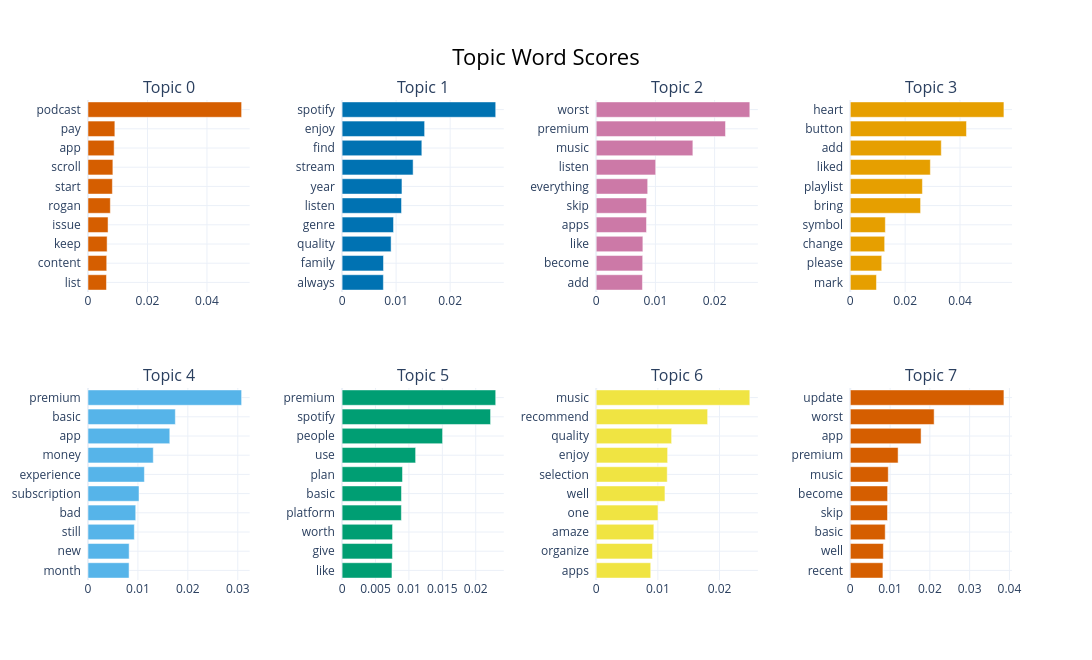

Here is the notebook cell this chart was saved with:
### Code cell
# Barchart visualisation to show top 10 topics to understand which words contribute to out topics
topic_model.visualize_barchart(width=300, height=330, top_n_topics=8, n_words = 10)

### Figure 1 — Plotly figure (JSON) as saved in the notebook; plotly's stock layout.template omitted (floating-point values rounded to 4 significant figures)
{"data": [{"marker": {"color": "#D55E00"}, "orientation": "h", "type": "bar", "x": [0.00621, 0.006295, 0.006428, 0.006744, 0.00751, 0.008203, 0.008363, 0.008791, 0.009031, 0.05166], "xaxis": "x", "y": ["list  ", "content  ", "keep  ", "issue  ", "rogan  ", "start  ", "scroll  ", "app  ", "pay  ", "podcast  "], "yaxis": "y"}, {"marker": {"color": "#0072B2"}, "orientation": "h", "type": "bar", "x": [0.007644, 0.007662, 0.009072, 0.00952, 0.011, 0.01108, 0.01315, 0.01476, 0.01528, 0.02844], "xaxis": "x2", "y": ["always  ", "family  ", "quality  ", "genre  ", "listen  ", "year  ", "stream  ", "find  ", "enjoy  ", "spotify  "], "yaxis": "y2"}, {"marker": {"color": "#CC79A7"}, "orientation": "h", "type": "bar", "x": [0.007809, 0.007853, 0.007882, 0.008496, 0.008512, 0.008695, 0.01005, 0.01633, 0.02184, 0.02595], "xaxis": "x3", "y": ["add  ", "become  ", "like  ", "apps  ", "skip  ", "everything  ", "listen  ", "music  ", "premium  ", "worst  "], "yaxis": "y3"}, {"marker": {"color": "#E69F00"}, "orientation": "h", "type": "bar", "x": [0.009538, 0.01146, 0.01253, 0.01277, 0.02562, 0.02629, 0.02918, 0.03317, 0.04234, 0.056], "xaxis": "x4", "y": ["mark  ", "please  ", "change  ", "symbol  ", "bring  ", "playlist  ", "liked  ", "add  ", "button  ", "heart  "], "yaxis": "y4"}, {"marker": {"color": "#56B4E9"}, "orientation": "h", "type": "bar", "x": [0.008225, 0.008244, 0.00928, 0.009559, 0.01022, 0.0113, 0.01307, 0.01638, 0.01749, 0.03077], "xaxis": "x5", "y": ["month  ", "new  ", "still  ", "bad  ", "subscription  ", "experience  ", "money  ", "app  ", "basic  ", "premium  "], "yaxis": "y5"}, {"marker": {"color": "#009E73"}, "orientation": "h", "type": "bar", "x": [0.007462, 0.007536, 0.00755, 0.00887, 0.008887, 0.00904, 0.011, 0.01504, 0.02222, 0.02299], "xaxis": "x6", "y": ["like  ", "give  ", "worth  ", "platform  ", "basic  ", "plan  ", "use  ", "people  ", "spotify  ", "premium  "], "yaxis": "y6"}, {"marker": {"color": "#F0E442"}, "orientation": "h", "type": "bar", "x": [0.008841, 0.009119, 0.009346, 0.01002, 0.01115, 0.01152, 0.01158, 0.01223, 0.01807, 0.02491], "xaxis": "x7", "y": ["apps  ", "organize  ", "amaze  ", "one  ", "well  ", "selection  ", "enjoy  ", "quality  ", "recommend  ", "music  "], "yaxis": "y7"}, {"marker": {"color": "#D55E00"}, "orientation": "h", "type": "bar", "x": [0.008201, 0.008313, 0.008776, 0.009349, 0.009376, 0.009545, 0.01202, 0.01779, 0.02108, 0.03862], "xaxis": "x8", "y": ["recent  ", "well  ", "basic  ", "skip  ", "become  ", "music  ", "premium  ", "app  ", "worst  ", "update  "], "yaxis": "y8"}], "layout": {"annotations": [{"font": {"size": 16}, "showarrow": false, "text": "Topic 0", "x": 0.0875, "xanchor": "center", "xref": "paper", "y": 1, "yanchor": "bottom", "yref": "paper"}, {"font": {"size": 16}, "showarrow": false, "text": "Topic 1", "x": 0.3625, "xanchor": "center", "xref": "paper", "y": 1, "yanchor": "bottom", "yref": "paper"}, {"font": {"size": 16}, "showarrow": false, "text": "Topic 2", "x": 0.6375, "xanchor": "center", "xref": "paper", "y": 1, "yanchor": "bottom", "yref": "paper"}, {"font": {"size": 16}, "showarrow": false, "text": "Topic 3", "x": 0.9125, "xanchor": "center", "xref": "paper", "y": 1, "yanchor": "bottom", "yref": "paper"}, {"font": {"size": 16}, "showarrow": false, "text": "Topic 4", "x": 0.0875, "xanchor": "center", "xref": "paper", "y": 0.4, "yanchor": "bottom", "yref": "paper"}, {"font": {"size": 16}, "showarrow": false, "text": "Topic 5", "x": 0.3625, "xanchor": "center", "xref": "paper", "y": 0.4, "yanchor": "bottom", "yref": "paper"}, {"font": {"size": 16}, "showarrow": false, "text": "Topic 6", "x": 0.6375, "xanchor": "center", "xref": "paper", "y": 0.4, "yanchor": "bottom", "yref": "paper"}, {"font": {"size": 16}, "showarrow": false, "text": "Topic 7", "x": 0.9125, "xanchor": "center", "xref": "paper", "y": 0.4, "yanchor": "bottom", "yref": "paper"}], "height": 660, "hoverlabel": {"bgcolor": "white", "font": {"family": "Rockwell", "size": 16}}, "showlegend": false, "title": {"font": {"color": "Black", "size": 22}, "text": "Topic Word Scores", "x": 0.5, "xanchor": "center", "yanchor": "top"}, "width": 1200, "xaxis": {"anchor": "y", "domain": [0, 0.175], "showgrid": true}, "xaxis2": {"anchor": "y2", "domain": [0.275, 0.45], "showgrid": true}, "xaxis3": {"anchor": "y3", "domain": [0.55, 0.725], "showgrid": true}, "xaxis4": {"anchor": "y4", "domain": [0.825, 1], "showgrid": true}, "xaxis5": {"anchor": "y5", "domain": [0, 0.175], "showgrid": true}, "xaxis6": {"anchor": "y6", "domain": [0.275, 0.45], "showgrid": true}, "xaxis7": {"anchor": "y7", "domain": [0.55, 0.725], "showgrid": true}, "xaxis8": {"anchor": "y8", "domain": [0.825, 1], "showgrid": true}, "yaxis": {"anchor": "x", "domain": [0.6, 1], "showgrid": true}, "yaxis2": {"anchor": "x2", "domain": [0.6, 1], "showgrid": true}, "yaxis3": {"anchor": "x3", "domain": [0.6, 1], "showgrid": true}, "yaxis4": {"anchor": "x4", "domain": [0.6, 1], "showgrid": true}, "yaxis5": {"anchor": "x5", "domain": [0, 0.4], "showgrid": true}, "yaxis6": {"anchor": "x6", "domain": [0, 0.4], "showgrid": true}, "yaxis7": {"anchor": "x7", "domain": [0, 0.4], "showgrid": true}, "yaxis8": {"anchor": "x8", "domain": [0, 0.4], "showgrid": true}}}
